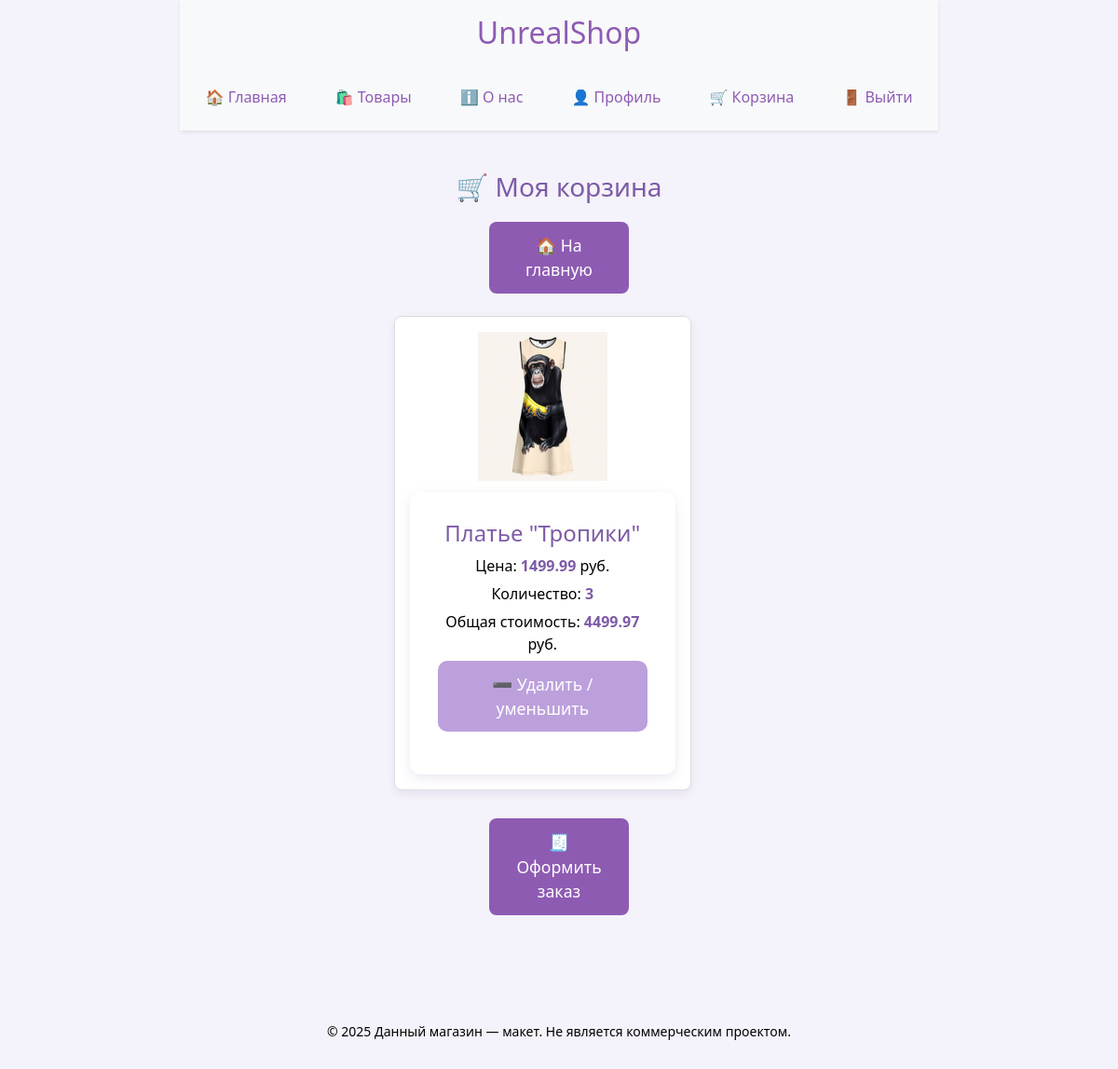
The app's page /cart (signed in), older data.
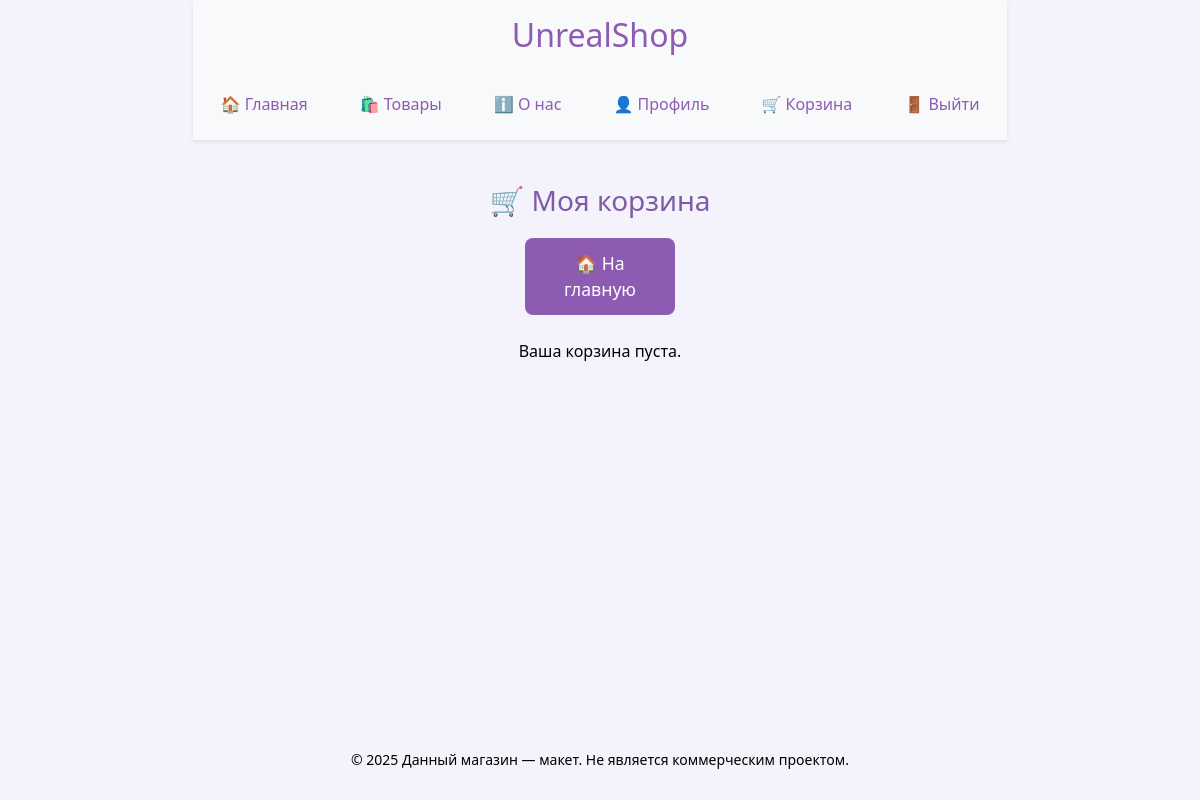
The same page, newer data.
### website/models.py (models this page shows)
class CartItem(db.Model):
    id = db.Column(db.Integer, primary_key=True)
    user_id = db.Column(db.Integer, db.ForeignKey('user.id'), nullable=False)  # Только для авторизованных
    product_id = db.Column(db.Integer, db.ForeignKey('product.id'), nullable=False)
    quantity = db.Column(db.Integer, default=1)
    product = db.relationship('Product', backref='cart_items')

class Product(db.Model):
    id = db.Column(db.Integer, primary_key=True)
    name = db.Column(db.String(100), nullable=False)
    price = db.Column(db.Float, nullable=False)
    description = db.Column(db.Text)
    image = db.Column(db.String(200))
    category = db.Column(db.String(50), nullable=False)

### website/views.py (the view)
@views.route('/cart')
@login_required  # Доступно только авторизованным
def cart():
    cart_items = CartItem.query.filter_by(user_id=current_user.id).all()
    return render_template('cart.html', cart_items=cart_items)

### website/__init__.py (called while the page is built)
def create_app():
    app = Flask(__name__, static_folder='../static')
    app.secret_key = 'secretKey'
    app.config['SQLALCHEMY_DATABASE_URI'] = 'sqlite:///shop.db'
    app.config['SQLALCHEMY_TRACK_MODIFICATIONS'] = False
    db.init_app(app)
    migrate.init_app(app, db)  # Если используете Flask-Migrate
    from .views import views
    from .auth import auth
    app.register_blueprint(views)
    app.register_blueprint(auth)
    with app.app_context():
        db.create_all()  # Создаёт таблицы при запуске приложения
    login_manager = LoginManager()
    login_manager.login_view = 'auth.login'
    login_manager.init_app(app)
    @login_manager.user_loader
    def load_user(user_id):
        return User.query.get(int(user_id))
    return app

### website/templates/cart.html (shortened to what this page needs)
{% extends "base.html" %}
{% block content %}
<h2>🛒 Моя корзина</h2>
<a href="{{ url_for('views.home') }}" class="btn btn-primary">🏠 На главную</a>
<br><br>
<div class="product-grid">
    {% if cart_items %}
        {% for item in cart_items %}
            <div class="product-card">
                <img src="{{ url_for('static', filename=item.product.image) }}" alt="{{ item.product.name }}">
                <div class="product-details">
                    <h4>{{ item.product.name }}</h4>
                    <p>Цена: <strong>{{ item.product.price | round(2) }}</strong> руб.</p>
                    <p>Количество: <strong>{{ item.quantity }}</strong></p>
                    <p>Общая стоимость: <strong>{{ (item.product.price * item.quantity) | round(2) }}</strong> руб.</p>
                    <form action="{{ url_for('views.remove_from_cart', item_id=item.id, page='cart') }}" method="POST">
                        <button type="submit" class="btn">➖ Удалить / уменьшить</button>
                    </form>
                </div>
            </div>
        {% endfor %}
    {% else %}
        <p>Ваша корзина пуста.</p>
    {% endif %}
</div>
{% if cart_items %}
    <div class="checkout">
        <form action="{{ url_for('views.checkout') }}">
            <button type="submit" class="btn btn-big btn-primary">🧾 Оформить заказ</button>
        </form>
    </div>
{% endif %}
{% endblock %}

Row changes from the older to the newer data that the page shows:
removed CartItem: image (picture), product.name "Платье \"Тропики\"", product.price "1499.99", quantity "3"
no longer on this page (row unchanged): Product: (item.product.price*item.quantity)|round(2) "4499.97"
Text that changed along with them:
text no longer shown: "🧾 Оформить заказ"
text now shown: "Ваша корзина пуста."
